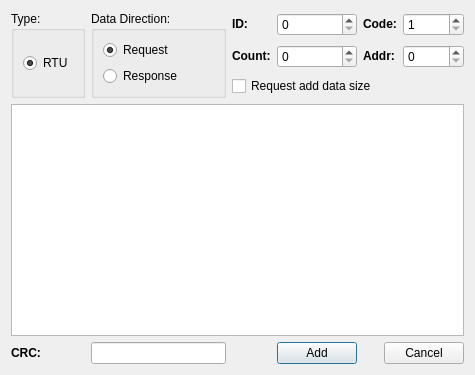
<?xml version="1.0" encoding="UTF-8"?>
<ui version="4.0">
 <class>ModbusPacketCreator</class>
 <widget class="QDialog" name="ModbusPacketCreator">
  <property name="geometry">
   <rect>
    <x>0</x>
    <y>0</y>
    <width>475</width>
    <height>375</height>
   </rect>
  </property>
  <property name="windowTitle">
   <string>Modbus Packet Creator</string>
  </property>
  <layout class="QGridLayout" name="gridLayout">
   <item row="6" column="3">
    <widget class="QPushButton" name="addButton">
     <property name="text">
      <string>Add</string>
     </property>
    </widget>
   </item>
   <item row="0" column="0" rowspan="3">
    <widget class="QGroupBox" name="groupBox_2">
     <property name="title">
      <string>Type:</string>
     </property>
     <layout class="QVBoxLayout" name="verticalLayout_2">
      <item>
       <widget class="QRadioButton" name="radioButton_3">
        <property name="text">
         <string>RTU</string>
        </property>
        <property name="checked">
         <bool>true</bool>
        </property>
       </widget>
      </item>
     </layout>
    </widget>
   </item>
   <item row="0" column="3">
    <widget class="QSpinBox" name="idBox">
     <property name="maximum">
      <number>255</number>
     </property>
    </widget>
   </item>
   <item row="0" column="5">
    <widget class="QSpinBox" name="codeBox">
     <property name="minimum">
      <number>1</number>
     </property>
     <property name="maximum">
      <number>16</number>
     </property>
    </widget>
   </item>
   <item row="5" column="0" colspan="6">
    <widget class="QTableWidget" name="tableWidget"/>
   </item>
   <item row="6" column="0">
    <widget class="QLabel" name="label_5">
     <property name="text">
      <string>&lt;b&gt;CRC:&lt;/b&gt;</string>
     </property>
    </widget>
   </item>
   <item row="6" column="4" colspan="2">
    <widget class="QDialogButtonBox" name="buttonBox">
     <property name="orientation">
      <enum>Qt::Horizontal</enum>
     </property>
     <property name="standardButtons">
      <set>QDialogButtonBox::Cancel</set>
     </property>
    </widget>
   </item>
   <item row="0" column="1" rowspan="3">
    <widget class="QGroupBox" name="groupBox">
     <property name="title">
      <string>Data Direction: </string>
     </property>
     <layout class="QVBoxLayout" name="verticalLayout">
      <item>
       <widget class="QRadioButton" name="requestRB">
        <property name="text">
         <string>Request</string>
        </property>
        <property name="checked">
         <bool>true</bool>
        </property>
       </widget>
      </item>
      <item>
       <widget class="QRadioButton" name="responseRB">
        <property name="text">
         <string>Response</string>
        </property>
       </widget>
      </item>
     </layout>
    </widget>
   </item>
   <item row="0" column="4">
    <widget class="QLabel" name="label_3">
     <property name="text">
      <string>&lt;b&gt;Code:&lt;/b&gt;</string>
     </property>
    </widget>
   </item>
   <item row="0" column="2">
    <widget class="QLabel" name="label">
     <property name="text">
      <string>&lt;b&gt;ID:&lt;/b&gt;</string>
     </property>
    </widget>
   </item>
   <item row="6" column="1">
    <widget class="QLineEdit" name="crcLE">
     <property name="inputMask">
      <string>HH HH</string>
     </property>
     <property name="readOnly">
      <bool>true</bool>
     </property>
    </widget>
   </item>
   <item row="1" column="2">
    <widget class="QLabel" name="label_4">
     <property name="text">
      <string>&lt;b&gt;Count:&lt;/b&gt;</string>
     </property>
    </widget>
   </item>
   <item row="1" column="3">
    <widget class="QSpinBox" name="countBox">
     <property name="maximum">
      <number>65535</number>
     </property>
    </widget>
   </item>
   <item row="1" column="4">
    <widget class="QLabel" name="label_2">
     <property name="text">
      <string>&lt;b&gt;Addr:&lt;/b&gt;</string>
     </property>
    </widget>
   </item>
   <item row="1" column="5">
    <widget class="QSpinBox" name="addrBox">
     <property name="maximum">
      <number>65535</number>
     </property>
    </widget>
   </item>
   <item row="2" column="2" colspan="3">
    <widget class="QCheckBox" name="requestAddDataSizeCB">
     <property name="text">
      <string>Request add data size</string>
     </property>
    </widget>
   </item>
  </layout>
 </widget>
 <resources/>
 <connections>
  <connection>
   <sender>buttonBox</sender>
   <signal>accepted()</signal>
   <receiver>ModbusPacketCreator</receiver>
   <slot>accept()</slot>
   <hints>
    <hint type="sourcelabel">
     <x>248</x>
     <y>254</y>
    </hint>
    <hint type="destinationlabel">
     <x>157</x>
     <y>274</y>
    </hint>
   </hints>
  </connection>
  <connection>
   <sender>buttonBox</sender>
   <signal>rejected()</signal>
   <receiver>ModbusPacketCreator</receiver>
   <slot>reject()</slot>
   <hints>
    <hint type="sourcelabel">
     <x>316</x>
     <y>260</y>
    </hint>
    <hint type="destinationlabel">
     <x>286</x>
     <y>274</y>
    </hint>
   </hints>
  </connection>
 </connections>
</ui>
